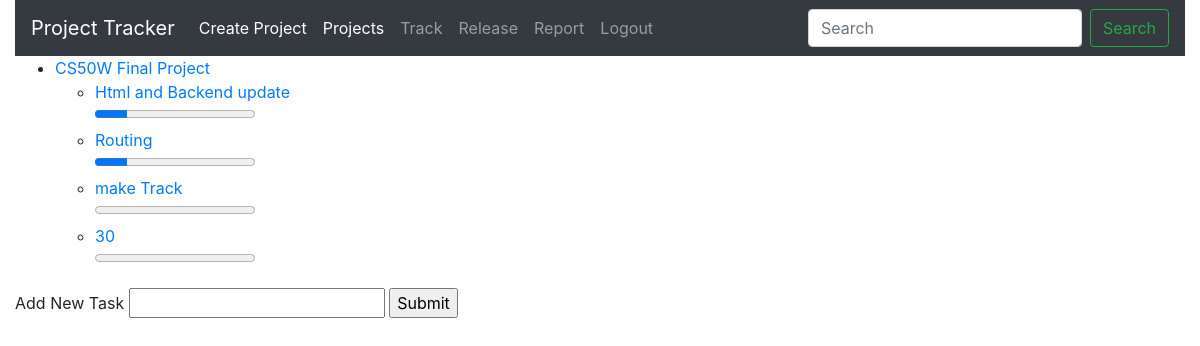
The page /1/Project (signed in) on the database as committed earlier.
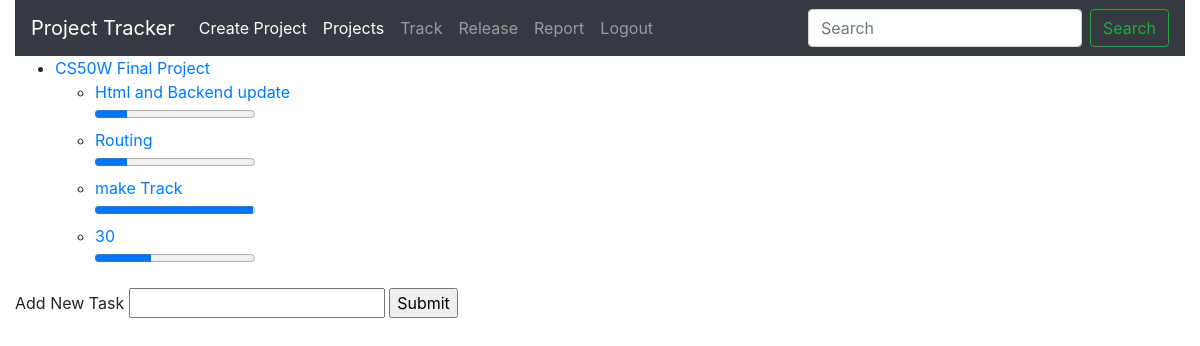
The same page on the database as committed later.
### Pmanage/models.py (models this page shows)
class Tasks(models.Model):
    projectid=models.ForeignKey(Project,on_delete=models.CASCADE,name="Pid")
    taskname=models.CharField(max_length=64)
    taskpercentage=models.IntegerField(default=0)

### Pmanage/views.py (the view)
# urls.py: path('<int:id>/Project',views.intproject,name="PID"),
@login_required
def intproject(request, id):
    showproject = Project.objects.filter(id=id)
    showtasks = Tasks.objects.filter(Pid=id)
    return render(request, "Pmanage/projectID.html", {
        "Project": showproject, "Tasks": showtasks
    })

### Pmanage/templates/Pmanage/projectID.html (shortened to what this page needs)
{% extends 'Pmanage/layout.html' %}
{% block body %}
{% for p in Project %}
<ul>
    <li><a href="{% url 'PID' p.id %}">{{p.Project_name}}</a></li>
    {% for t in Tasks %}
    <ul>
        <li><a href="{% url 'inditask' t.id %}"  >{{t.taskname}}</a></li>
        <progress value="{{t.taskpercentage}}" max="100"  id="progressbar"></progress>
    </ul>
    {% endfor %}
</ul>
<form method="POST" action="{% url 'Cplan' p.id %}">
Add New Task
    <input type="text" name="task1">
    <input type="submit">
</form>
{% endfor %}
{% endblock %}

Rows that differ between the two databases and show on the page:
changed Tasks "make Track": taskpercentage 0 → 99 (drawn)
changed Tasks (number 4 of 4 on the later page): taskpercentage 0 → 35 (drawn)
